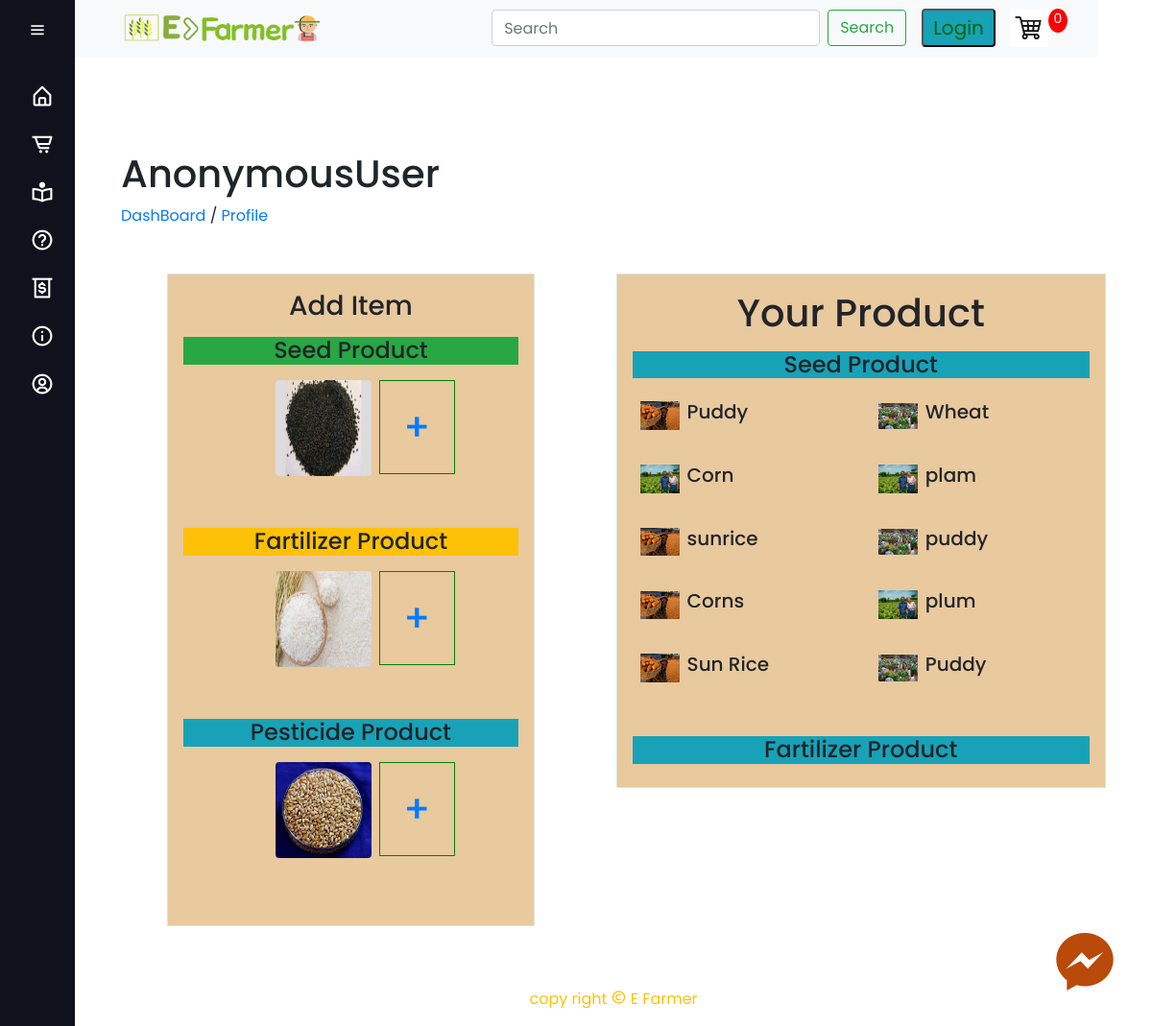
/dashboard/, run on the app's committed database.
### farmer/models/seedModels.py (models this page shows, shortened)
class Product(models.Model):
	name = models.CharField(max_length=200)
	price = models.FloatField()
	digital = models.BooleanField(default=False,null=True, blank=True)
	image = models.ImageField(null= True ,blank = True ,upload_to = 'farmer/images')
	@property
	def imageURL(self):
		try:
			url = self.image.url
		except:
			url = ''
		return url

### farmer/views.py (the view)
# urls.py: path('dashboard/', views.dashboard, name='dashboard'),
def dashboard(request):
	data = cartData(request)
	cartItems = data['cartItems']
	order = data['order']
	items = data['items']
	products = Product.objects.all()
	context = {'products':products, 'cartItems':cartItems}
	return render(request, 'farmer/products/dashboard.html', context)

### farmer/utils.py (called while the page is built, shortened)
def cookieCart(request):
	try:
		cart = json.loads(request.COOKIES['cart'])
	except:
		cart = {}
		print('CART:', cart)
	items = []
	order = {'get_cart_total':0, 'get_cart_items':0, 'shipping':False}
	cartItems = order['get_cart_items']
	return {'cartItems':cartItems ,'order':order, 'items':items}

def cartData(request):
	if request.user.is_authenticated:
		customer = request.user.customer
		order, created = Order.objects.get_or_create(customer=customer, complete=False)
		items = order.orderitem_set.all()
		cartItems = order.get_cart_items
	else:
		cookieData = cookieCart(request)
		cartItems = cookieData['cartItems']
		order = cookieData['order']
		items = cookieData['items']
	return {'cartItems':cartItems ,'order':order, 'items':items}

### farmer/templates/farmer/products/dashboard.html (shortened to what this page needs)
{% extends 'farmer/main.html' %}
{% load static %}
{% block content %}
<h1 style="padding-top : 50px;" class="mt-5 ml-5"  >{{ user }}</h1>
<p class="ml-5"><a href=""> DashBoard</a> / <a href="">Profile</a></p>
<div class="m-5">
    <div class="profile_items gy-5">
        <div class="w-75 ml-5 ">
            <div style="background-color: #e9c99e;" class="p-3 border border text-center">
                <h3>Add Item</h3>
                <div class="mt-3">
                    <h4 class="bg-success">Seed Product</h4>
                    <div class="text-center ml-5 pl-5 mt-3 mb-5" style="display: flex;">
                        <img style="width: 100px ;height: 100px;" class = "mr-2 rounded" src="{% static 'images/jute_seeds.jpg' %}" class="rounded" alt="...">
                        <a style="text-decoration: none;" href="{% url 'addProduct' %}"><h1 style="border: 1px solid green; " class="p-4">+</h1></a>
                    </div>
                </div>
                <div class="mt-3">
                    <h4 class="bg-warning">Fartilizer Product</h4>
                    <div class="text-center ml-5 pl-5 mt-3 mb-5" style="display: flex;">
                        <img style="width: 100px ;height: 100px;" class = "mr-2 rounded" src="{% static 'images/Pic_3.png' %}" class="rounded" alt="...">
                        <a style="text-decoration: none;" href="{% url 'addProduct' %}"><h1 style="border: 1px solid green; " class="p-4">+</h1></a>
                    </div>
                </div>
                <div class="mt-3">
                    <h4 class="bg-info">Pesticide Product</h4>
                    <div class="text-center ml-5 pl-5 mt-3 mb-5" style="display: flex;">
                        <img style="width: 100px ;height: 100px;" class = "mr-2 rounded" src="{% static 'images/Wheet_seed.jpg.png' %}" class="rounded" alt="...">
                        <a style="text-decoration: none;" href="{% url 'addProduct' %}"><h1 style="border: 1px solid green; " class="p-4">+</h1></a>
                    </div>
                </div>
            </div>
        </div>
        <div class="w-100 style">
            <div style="background-color: #e9c99e;" class="p-3 border text-center">
                <h1>Your Product</h1>
                <h4 class="bg-info mt-3">Seed Product</h4>
                <div class = "mt-3 mb-5 items1">
                       {% for product in products %}
                    <div style="display: flex; align-items: center;">
                        <img class="thumbnail p-2 w-25" src="{{product.imageURL}}">
                        <h5>{{product.name}}</h5>
                    </div>
                {% endfor %}
                </div>
                <h4 class="bg-info mt-3">Fartilizer Product</h4>
            </div>
        </div>
    </div>
</div>
{% endblock content %}

### static/css/navbar.css (style rules this page uses)
* { margin: 0; padding: 0; box-sizing: border-box; font-family: "poppins",sans-serif; }
body { min-height: 100vh; width: 100%; }

### static/css/store.css (style rules this page uses)
* { margin: 0; padding: 0; }
body { font-family: 'Poppins', sans-serif; background-color: #f9dfbc; }

### static/css/home.css (style rules this page uses)
*,*::before,*::after { box-sizing: border-box; }

### static/css/solution.css (style rules this page uses)
* { margin: 0; padding: 0; }

### farmer/templates/farmer/products/dashboard.html (style rules this page uses)
.profile_items { display: grid; grid-gap: 5px; grid-template-columns: repeat(2, 1fr); }
.items1 { display: grid; grid-gap: 20px; place-items: center; grid-template-columns: repeat(2, 1fr); }

### data on the page
Product: imageURL (picture), name "Puddy"
Product: imageURL (picture), name "Wheat"
Product: imageURL (picture), name "Corn"
Product: imageURL (picture), name "plam"
Product: imageURL (picture), name "sunrice"
Product: imageURL (picture), name "puddy"
Product: imageURL (picture), name "Corns"
Product: imageURL (picture), name "plum"
Product: imageURL (picture), name "Sun Rice"
Product: imageURL (picture), name "Puddy"

### other printed values
{{ cartItems }} "0"
{{ user }} "AnonymousUser"
